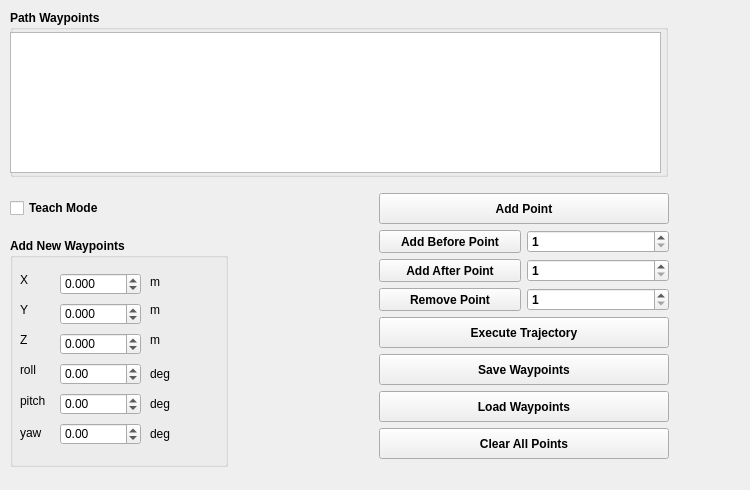
          <widget class="QWidget" name="tab_cartesian">
           <attribute name="title">
            <string>Cartesian Plan</string>
           </attribute>
           <widget class="QWidget" name="verticalLayoutWidget_4">
            <property name="geometry">
             <rect>
              <x>10</x>
              <y>10</y>
              <width>731</width>
              <height>471</height>
             </rect>
            </property>
            <layout class="QVBoxLayout" name="verticalLayout_4" stretch="36,2,60,2">
             <item>
              <layout class="QHBoxLayout" name="horizontalLayout_4" stretch="90,10">
               <item>
                <widget class="QGroupBox" name="groupBox_4">
                 <property name="font">
                  <font>
                   <weight>75</weight>
                   <bold>true</bold>
                  </font>
                 </property>
                 <property name="title">
                  <string>Path Waypoints</string>
                 </property>
                 <widget class="QTreeView" name="waypoints_treeView">
                  <property name="geometry">
                   <rect>
                    <x>0</x>
                    <y>22</y>
                    <width>651</width>
                    <height>141</height>
                   </rect>
                  </property>
                  <property name="sizePolicy">
                   <sizepolicy hsizetype="Preferred" vsizetype="Preferred">
                    <horstretch>0</horstretch>
                    <verstretch>0</verstretch>
                   </sizepolicy>
                  </property>
                  <attribute name="headerCascadingSectionResizes">
                   <bool>false</bool>
                  </attribute>
                 </widget>
                </widget>
               </item>
               <item>
                <spacer name="horizontalSpacer_42">
                 <property name="orientation">
                  <enum>Qt::Horizontal</enum>
                 </property>
                 <property name="sizeHint" stdset="0">
                  <size>
                   <width>40</width>
                   <height>20</height>
                  </size>
                 </property>
                </spacer>
               </item>
              </layout>
             </item>
             <item>
              <spacer name="verticalSpacer_2">
               <property name="orientation">
                <enum>Qt::Vertical</enum>
               </property>
               <property name="sizeHint" stdset="0">
                <size>
                 <width>20</width>
                 <height>40</height>
                </size>
               </property>
              </spacer>
             </item>
             <item>
              <layout class="QHBoxLayout" name="horizontalLayout_3" stretch="30,20,40,10">
               <item>
                <layout class="QVBoxLayout" name="verticalLayout_6" stretch="4,5,85">
                 <property name="topMargin">
                  <number>5</number>
                 </property>
                 <property name="bottomMargin">
                  <number>5</number>
                 </property>
                 <item>
                  <widget class="QCheckBox" name="teachModeCB">
                   <property name="sizePolicy">
                    <sizepolicy hsizetype="Minimum" vsizetype="Preferred">
                     <horstretch>0</horstretch>
                     <verstretch>0</verstretch>
                    </sizepolicy>
                   </property>
                   <property name="font">
                    <font>
                     <weight>75</weight>
                     <bold>true</bold>
                    </font>
                   </property>
                   <property name="text">
                    <string>Teach Mode</string>
                   </property>
                  </widget>
                 </item>
                 <item>
                  <spacer name="verticalSpacer_3">
                   <property name="orientation">
                    <enum>Qt::Vertical</enum>
                   </property>
                   <property name="sizeHint" stdset="0">
                    <size>
                     <width>20</width>
                     <height>40</height>
                    </size>
                   </property>
                  </spacer>
                 </item>
                 <item>
                  <widget class="QGroupBox" name="groupBox_5">
                   <property name="font">
                    <font>
                     <weight>75</weight>
                     <bold>true</bold>
                    </font>
                   </property>
                   <property name="title">
                    <string>Add New Waypoints</string>
                   </property>
                   <widget class="QLabel" name="label_22">
                    <property name="geometry">
                     <rect>
                      <x>10</x>
                      <y>35</y>
                      <width>25</width>
                      <height>14</height>
                     </rect>
                    </property>
                    <property name="font">
                     <font>
                      <weight>50</weight>
                      <bold>false</bold>
                     </font>
                    </property>
                    <property name="text">
                     <string>X</string>
                    </property>
                    <property name="indent">
                     <number>-1</number>
                    </property>
                   </widget>
                   <widget class="QLabel" name="label_23">
                    <property name="geometry">
                     <rect>
                      <x>10</x>
                      <y>95</y>
                      <width>25</width>
                      <height>14</height>
                     </rect>
                    </property>
                    <property name="font">
                     <font>
                      <weight>50</weight>
                      <bold>false</bold>
                     </font>
                    </property>
                    <property name="text">
                     <string>Z</string>
                    </property>
                   </widget>
                   <widget class="QLabel" name="label_25">
                    <property name="geometry">
                     <rect>
                      <x>10</x>
                      <y>65</y>
                      <width>25</width>
                      <height>14</height>
                     </rect>
                    </property>
                    <property name="font">
                     <font>
                      <weight>50</weight>
                      <bold>false</bold>
                     </font>
                    </property>
                    <property name="text">
                     <string>Y</string>
                    </property>
                   </widget>
                   <widget class="QLabel" name="label_65">
                    <property name="geometry">
                     <rect>
                      <x>140</x>
                      <y>37</y>
                      <width>25</width>
                      <height>14</height>
                     </rect>
                    </property>
                    <property name="font">
                     <font>
                      <weight>50</weight>
                      <bold>false</bold>
                     </font>
                    </property>
                    <property name="text">
                     <string>m</string>
                    </property>
                   </widget>
                   <widget class="QLabel" name="label_66">
                    <property name="geometry">
                     <rect>
                      <x>140</x>
                      <y>65</y>
                      <width>25</width>
                      <height>14</height>
                     </rect>
                    </property>
                    <property name="font">
                     <font>
                      <weight>50</weight>
                      <bold>false</bold>
                     </font>
                    </property>
                    <property name="text">
                     <string>m</string>
                    </property>
                   </widget>
                   <widget class="QLabel" name="label_67">
                    <property name="geometry">
                     <rect>
                      <x>140</x>
                      <y>95</y>
                      <width>25</width>
                      <height>14</height>
                     </rect>
                    </property>
                    <property name="font">
                     <font>
                      <weight>50</weight>
                      <bold>false</bold>
                     </font>
                    </property>
                    <property name="text">
                     <string>m</string>
                    </property>
                   </widget>
                   <widget class="QLabel" name="label_68">
                    <property name="geometry">
                     <rect>
                      <x>10</x>
                      <y>125</y>
                      <width>31</width>
                      <height>14</height>
                     </rect>
                    </property>
                    <property name="font">
                     <font>
                      <weight>50</weight>
                      <bold>false</bold>
                     </font>
                    </property>
                    <property name="text">
                     <string>roll</string>
                    </property>
                    <property name="indent">
                     <number>-1</number>
                    </property>
                   </widget>
                   <widget class="QLabel" name="label_69">
                    <property name="geometry">
                     <rect>
                      <x>10</x>
                      <y>155</y>
                      <width>41</width>
                      <height>16</height>
                     </rect>
                    </property>
                    <property name="font">
                     <font>
                      <weight>50</weight>
                      <bold>false</bold>
                     </font>
                    </property>
                    <property name="text">
                     <string>pitch</string>
                    </property>
                    <property name="indent">
                     <number>-1</number>
                    </property>
                   </widget>
                   <widget class="QLabel" name="label_70">
                    <property name="geometry">
                     <rect>
                      <x>10</x>
                      <y>185</y>
                      <width>31</width>
                      <height>20</height>
                     </rect>
                    </property>
                    <property name="font">
                     <font>
                      <weight>50</weight>
                      <bold>false</bold>
                     </font>
                    </property>
                    <property name="text">
                     <string>yaw</string>
                    </property>
                    <property name="indent">
                     <number>-1</number>
                    </property>
                   </widget>
                   <widget class="QLabel" name="label_71">
                    <property name="geometry">
                     <rect>
                      <x>140</x>
                      <y>125</y>
                      <width>31</width>
                      <height>21</height>
                     </rect>
                    </property>
                    <property name="font">
                     <font>
                      <weight>50</weight>
                      <bold>false</bold>
                     </font>
                    </property>
                    <property name="text">
                     <string>deg</string>
                    </property>
                   </widget>
                   <widget class="QLabel" name="label_72">
                    <property name="geometry">
                     <rect>
                      <x>140</x>
                      <y>155</y>
                      <width>31</width>
                      <height>21</height>
                     </rect>
                    </property>
                    <property name="font">
                     <font>
                      <weight>50</weight>
                      <bold>false</bold>
                     </font>
                    </property>
                    <property name="text">
                     <string>deg</string>
                    </property>
                   </widget>
                   <widget class="QLabel" name="label_73">
                    <property name="geometry">
                     <rect>
                      <x>140</x>
                      <y>185</y>
                      <width>31</width>
                      <height>21</height>
                     </rect>
                    </property>
                    <property name="font">
                     <font>
                      <weight>50</weight>
                      <bold>false</bold>
                     </font>
                    </property>
                    <property name="text">
                     <string>deg</string>
                    </property>
                   </widget>
                   <widget class="QDoubleSpinBox" name="x_dsb">
                    <property name="geometry">
                     <rect>
                      <x>50</x>
                      <y>35</y>
                      <width>81</width>
                      <height>22</height>
                     </rect>
                    </property>
                    <property name="sizePolicy">
                     <sizepolicy hsizetype="Minimum" vsizetype="Preferred">
                      <horstretch>0</horstretch>
                      <verstretch>0</verstretch>
                     </sizepolicy>
                    </property>
                    <property name="font">
                     <font>
                      <weight>50</weight>
                      <bold>false</bold>
                     </font>
                    </property>
                    <property name="decimals">
                     <number>3</number>
                    </property>
                    <property name="minimum">
                     <double>-10.000000000000000</double>
                    </property>
                    <property name="maximum">
                     <double>10.000000000000000</double>
                    </property>
                    <property name="singleStep">
                     <double>0.010000000000000</double>
                    </property>
                   </widget>
                   <widget class="QDoubleSpinBox" name="y_dsb">
                    <property name="geometry">
                     <rect>
                      <x>50</x>
                      <y>65</y>
                      <width>81</width>
                      <height>22</height>
                     </rect>
                    </property>
                    <property name="sizePolicy">
                     <sizepolicy hsizetype="Minimum" vsizetype="Preferred">
                      <horstretch>0</horstretch>
                      <verstretch>0</verstretch>
                     </sizepolicy>
                    </property>
                    <property name="font">
                     <font>
                      <weight>50</weight>
                      <bold>false</bold>
                     </font>
                    </property>
                    <property name="decimals">
                     <number>3</number>
                    </property>
                    <property name="minimum">
                     <double>-10.000000000000000</double>
                    </property>
                    <property name="maximum">
                     <double>10.000000000000000</double>
                    </property>
                    <property name="singleStep">
                     <double>0.010000000000000</double>
                    </property>
                    <property name="value">
                     <double>0.000000000000000</double>
                    </property>
                   </widget>
                   <widget class="QDoubleSpinBox" name="z_dsb">
                    <property name="geometry">
                     <rect>
                      <x>50</x>
                      <y>95</y>
                      <width>81</width>
                      <height>22</height>
                     </rect>
                    </property>
                    <property name="sizePolicy">
                     <sizepolicy hsizetype="Minimum" vsizetype="Preferred">
                      <horstretch>0</horstretch>
                      <verstretch>0</verstretch>
                     </sizepolicy>
                    </property>
                    <property name="font">
                     <font>
                      <weight>50</weight>
                      <bold>false</bold>
                     </font>
                    </property>
                    <property name="decimals">
                     <number>3</number>
                    </property>
                    <property name="minimum">
                     <double>-10.000000000000000</double>
                    </property>
                    <property name="maximum">
                     <double>10.000000000000000</double>
                    </property>
                    <property name="singleStep">
                     <double>0.010000000000000</double>
                    </property>
                   </widget>
                   <widget class="QDoubleSpinBox" name="roll_dsb">
                    <property name="geometry">
                     <rect>
                      <x>50</x>
                      <y>125</y>
                      <width>81</width>
                      <height>22</height>
                     </rect>
                    </property>
                    <property name="sizePolicy">
                     <sizepolicy hsizetype="Minimum" vsizetype="Preferred">
                      <horstretch>0</horstretch>
                      <verstretch>0</verstretch>
                     </sizepolicy>
                    </property>
                    <property name="font">
                     <font>
                      <weight>50</weight>
                      <bold>false</bold>
                     </font>
                    </property>
                    <property name="minimum">
                     <double>-360.000000000000000</double>
                    </property>
                    <property name="maximum">
                     <double>360.000000000000000</double>
                    </property>
                   </widget>
                   <widget class="QDoubleSpinBox" name="pitch_dsb">
                    <property name="geometry">
                     <rect>
                      <x>50</x>
                      <y>155</y>
                      <width>81</width>
                      <height>22</height>
                     </rect>
                    </property>
                    <property name="sizePolicy">
                     <sizepolicy hsizetype="Minimum" vsizetype="Preferred">
                      <horstretch>0</horstretch>
                      <verstretch>0</verstretch>
                     </sizepolicy>
                    </property>
                    <property name="font">
                     <font>
                      <weight>50</weight>
                      <bold>false</bold>
                     </font>
                    </property>
                    <property name="minimum">
                     <double>-360.000000000000000</double>
                    </property>
                    <property name="maximum">
                     <double>360.000000000000000</double>
                    </property>
                   </widget>
                   <widget class="QDoubleSpinBox" name="yaw_dsb">
                    <property name="geometry">
                     <rect>
                      <x>50</x>
                      <y>185</y>
                      <width>81</width>
                      <height>22</height>
                     </rect>
                    </property>
                    <property name="sizePolicy">
                     <sizepolicy hsizetype="Minimum" vsizetype="Preferred">
                      <horstretch>0</horstretch>
                      <verstretch>0</verstretch>
                     </sizepolicy>
                    </property>
                    <property name="font">
                     <font>
                      <weight>50</weight>
                      <bold>false</bold>
                     </font>
                    </property>
                    <property name="minimum">
                     <double>-360.000000000000000</double>
                    </property>
                    <property name="maximum">
                     <double>360.000000000000000</double>
                    </property>
                   </widget>
                  </widget>
                 </item>
                </layout>
               </item>
               <item>
                <spacer name="horizontalSpacer_40">
                 <property name="orientation">
                  <enum>Qt::Horizontal</enum>
                 </property>
                 <property name="sizeHint" stdset="0">
                  <size>
                   <width>40</width>
                   <height>20</height>
                  </size>
                 </property>
                </spacer>
               </item>
               <item>
                <layout class="QVBoxLayout" name="verticalLayout_2" stretch="12,30,12,12,12,12,5">
                 <item>
                  <widget class="QPushButton" name="btn_add_point">
                   <property name="sizePolicy">
                    <sizepolicy hsizetype="Minimum" vsizetype="Preferred">
                     <horstretch>0</horstretch>
                     <verstretch>0</verstretch>
                    </sizepolicy>
                   </property>
                   <property name="font">
                    <font>
                     <weight>75</weight>
                     <bold>true</bold>
                    </font>
                   </property>
                   <property name="text">
                    <string>Add Point</string>
                   </property>
                  </widget>
                 </item>
                 <item>
                  <layout class="QHBoxLayout" name="horizontalLayout_5">
                   <item>
                    <layout class="QVBoxLayout" name="verticalLayout_5">
                     <item>
                      <widget class="QPushButton" name="btn_add_point_before">
                       <property name="sizePolicy">
                        <sizepolicy hsizetype="Minimum" vsizetype="Preferred">
                         <horstretch>0</horstretch>
                         <verstretch>0</verstretch>
                        </sizepolicy>
                       </property>
                       <property name="font">
                        <font>
                         <weight>75</weight>
                         <bold>true</bold>
                        </font>
                       </property>
                       <property name="text">
                        <string>Add Before Point</string>
                       </property>
                      </widget>
                     </item>
                     <item>
                      <widget class="QPushButton" name="btn_add_point_after">
                       <property name="sizePolicy">
                        <sizepolicy hsizetype="Minimum" vsizetype="Preferred">
                         <horstretch>0</horstretch>
                         <verstretch>0</verstretch>
                        </sizepolicy>
                       </property>
                       <property name="font">
                        <font>
                         <weight>75</weight>
                         <bold>true</bold>
                        </font>
                       </property>
                       <property name="text">
                        <string>Add After Point</string>
                       </property>
                      </widget>
                     </item>
                     <item>
                      <widget class="QPushButton" name="btn_remove_point">
                       <property name="sizePolicy">
                        <sizepolicy hsizetype="Minimum" vsizetype="Preferred">
                         <horstretch>0</horstretch>
                         <verstretch>0</verstretch>
                        </sizepolicy>
                       </property>
                       <property name="font">
                        <font>
                         <weight>75</weight>
                         <bold>true</bold>
                        </font>
                       </property>
                       <property name="text">
                        <string>Remove Point</string>
                       </property>
                      </widget>
                     </item>
                    </layout>
                   </item>
                   <item>
                    <layout class="QVBoxLayout" name="verticalLayout_7">
                     <item>
                      <widget class="QSpinBox" name="add_pt_before_spin_box">
                       <property name="font">
                        <font>
                         <weight>75</weight>
                         <bold>true</bold>
                        </font>
                       </property>
                       <property name="minimum">
                        <number>1</number>
                       </property>
                      </widget>
                     </item>
                     <item>
                      <widget class="QSpinBox" name="add_pt_after_spin_box">
                       <property name="font">
                        <font>
                         <weight>75</weight>
                         <bold>true</bold>
                        </font>
                       </property>
                       <property name="minimum">
                        <number>1</number>
                       </property>
                      </widget>
                     </item>
                     <item>
                      <widget class="QSpinBox" name="remove_pt_spin_box">
                       <property name="font">
                        <font>
                         <weight>75</weight>
                         <bold>true</bold>
                        </font>
                       </property>
                       <property name="minimum">
                        <number>1</number>
                       </property>
                      </widget>
                     </item>
                    </layout>
                   </item>
                  </layout>
                 </item>
                 <item>
                  <widget class="QPushButton" name="btn_execute_trajectory">
                   <property name="sizePolicy">
                    <sizepolicy hsizetype="Minimum" vsizetype="Preferred">
                     <horstretch>0</horstretch>
                     <verstretch>0</verstretch>
                    </sizepolicy>
                   </property>
                   <property name="font">
                    <font>
                     <weight>75</weight>
                     <bold>true</bold>
                    </font>
                   </property>
                   <property name="text">
                    <string>Execute Trajectory</string>
                   </property>
                  </widget>
                 </item>
                 <item>
                  <widget class="QPushButton" name="btn_save_waypoints">
                   <property name="sizePolicy">
                    <sizepolicy hsizetype="Minimum" vsizetype="Preferred">
                     <horstretch>0</horstretch>
                     <verstretch>0</verstretch>
                    </sizepolicy>
                   </property>
                   <property name="font">
                    <font>
                     <weight>75</weight>
                     <bold>true</bold>
                    </font>
                   </property>
                   <property name="text">
                    <string>Save Waypoints</string>
                   </property>
                  </widget>
                 </item>
                 <item>
                  <widget class="QPushButton" name="btn_load_waypoints">
                   <property name="sizePolicy">
                    <sizepolicy hsizetype="Minimum" vsizetype="Preferred">
                     <horstretch>0</horstretch>
                     <verstretch>0</verstretch>
                    </sizepolicy>
                   </property>
                   <property name="font">
                    <font>
                     <weight>75</weight>
                     <bold>true</bold>
                    </font>
                   </property>
                   <property name="text">
                    <string>Load Waypoints</string>
                   </property>
                  </widget>
                 </item>
                 <item>
                  <widget class="QPushButton" name="btn_clear_waypoints">
                   <property name="sizePolicy">
                    <sizepolicy hsizetype="Minimum" vsizetype="Preferred">
                     <horstretch>0</horstretch>
                     <verstretch>0</verstretch>
                    </sizepolicy>
                   </property>
                   <property name="font">
                    <font>
                     <weight>75</weight>
                     <bold>true</bold>
                    </font>
                   </property>
                   <property name="text">
                    <string>Clear All Points</string>
                   </property>
                  </widget>
                 </item>
                 <item>
                  <spacer name="verticalSpacer_6">
                   <property name="orientation">
                    <enum>Qt::Vertical</enum>
                   </property>
                   <property name="sizeHint" stdset="0">
                    <size>
                     <width>20</width>
                     <height>40</height>
                    </size>
                   </property>
                  </spacer>
                 </item>
                </layout>
               </item>
               <item>
                <spacer name="horizontalSpacer_43">
                 <property name="orientation">
                  <enum>Qt::Horizontal</enum>
                 </property>
                 <property name="sizeHint" stdset="0">
                  <size>
                   <width>40</width>
                   <height>20</height>
                  </size>
                 </property>
                </spacer>
               </item>
              </layout>
             </item>
             <item>
              <spacer name="verticalSpacer_4">
               <property name="orientation">
                <enum>Qt::Vertical</enum>
               </property>
               <property name="sizeHint" stdset="0">
                <size>
                 <width>20</width>
                 <height>40</height>
                </size>
               </property>
              </spacer>
             </item>
            </layout>
           </widget>
          </widget>
